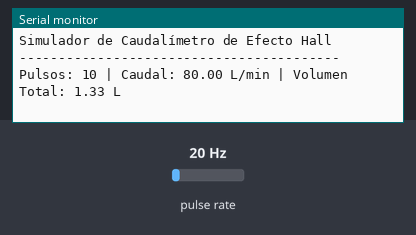
Recording of a program running on a simulated ESP32. Parts: the last lines printed to the serial monitor. Wiring (inferred from the names in the program): pulse sensor: data GPIO 12. Inputs (shaded band) come from the test bench; at power-on: pulse rate 20 Hz.

Above: at 1.2 s.
1.3 s: pulse rate (sensor on GPIO 12) set to 4 Hz
At 2.6 s:
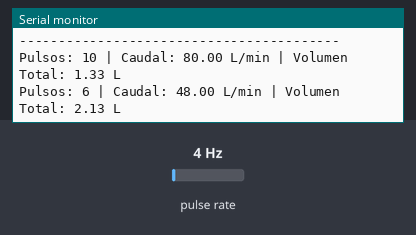
2.8 s: pulse rate (sensor on GPIO 12) set to 50 Hz
At 3.8 s:
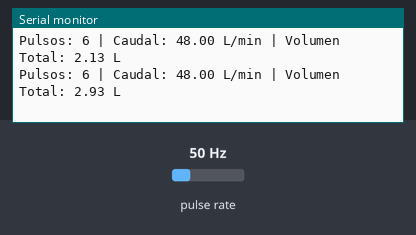
Timing chart, 0 to 5.8 s (numbered marks = the images above; inputs shaded):
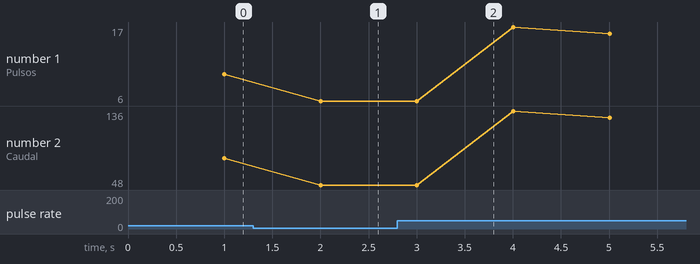

The program:

main.cpp
```cpp
#include <Arduino.h>

// Definición de pines
const int SENSOR_PIN = 12;  // Pin donde está conectado el botón

// Variables para el caudalímetro
volatile int pulseCount = 0;  // Contador de pulsos
unsigned long oldTime = 0;    // Tiempo anterior
float flowRate = 0.0;         // Caudal en litros/minuto
float totalLitros = 0.0;      // Volumen total en litros
float factorCalibracion = 7.5; // Factor de calibración (pulsos por litro)
                              // Para el YF-S201 son: 7.5 pulsos por litro

// Variables para control de rebote del botón
volatile unsigned long lastDebounceTime = 0;
unsigned long debounceDelay = 50;  // Tiempo de debounce en ms

// Función de interrupción que se ejecuta cuando hay un pulso
void IRAM_ATTR pulseCounter() {
  // Debounce para evitar lecturas falsas
  unsigned long currentTime = millis();
  if ((currentTime - lastDebounceTime) > debounceDelay) {
    pulseCount++;
    lastDebounceTime = currentTime;
  }
}

void setup() {
  Serial.begin(9600);

  // Configurar el pin del sensor como entrada con resistencia pull-up interna
  pinMode(SENSOR_PIN, INPUT_PULLUP);

  // Adjuntar la interrupción al pin del sensor, activando en flanco DESCENDENTE
  // (cuando el botón se presiona, la entrada va de HIGH a LOW)
  attachInterrupt(digitalPinToInterrupt(SENSOR_PIN), pulseCounter, FALLING);

  Serial.println("Simulador de Caudalímetro de Efecto Hall");
  Serial.println("-----------------------------------------");
}

void loop() {
  // Actualizar cada segundo
  if ((millis() - oldTime) > 1000) {
    // Desactivar interrupciones temporalmente mientras se calcula
    detachInterrupt(digitalPinToInterrupt(SENSOR_PIN));

    // Cálculo del caudal (L/min) = (pulsos / factor_calibración) * 60
    // El factor de calibración es pulsos por litro
    // Multiplicamos por 60 para convertir de L/s a L/min
    flowRate = ((float)pulseCount / factorCalibracion) * 60;

    // Cálculo del volumen total
    totalLitros += (float)pulseCount / factorCalibracion;

    // Imprimimos los resultados
    Serial.print("Pulsos: ");
    Serial.print(pulseCount);
    Serial.print(" | Caudal: ");
    Serial.print(flowRate, 2);  // Con 2 decimales
    Serial.print(" L/min | Volumen Total: ");
    Serial.print(totalLitros, 2);  // Con 2 decimales
    Serial.println(" L");

    // Reiniciamos el contador y actualizamos el tiempo
    pulseCount = 0;
    oldTime = millis();

    // Reactivamos las interrupciones
    attachInterrupt(digitalPinToInterrupt(SENSOR_PIN), pulseCounter, FALLING);
  }
}
```

Measured:
- after the input at 1.3 s, the serial monitor: prints a new line after 0.70 s (image 1)
- after the input at 2.8 s, the serial monitor: prints a new line after 0.20 s (image 2)
- plotted number 1: 10 → 6 after the input at 1.3 s, 6 → 17 after the input at 2.8 s
- plotted number 2: 80 → 48 after the input at 1.3 s, 48 → 136 after the input at 2.8 s
